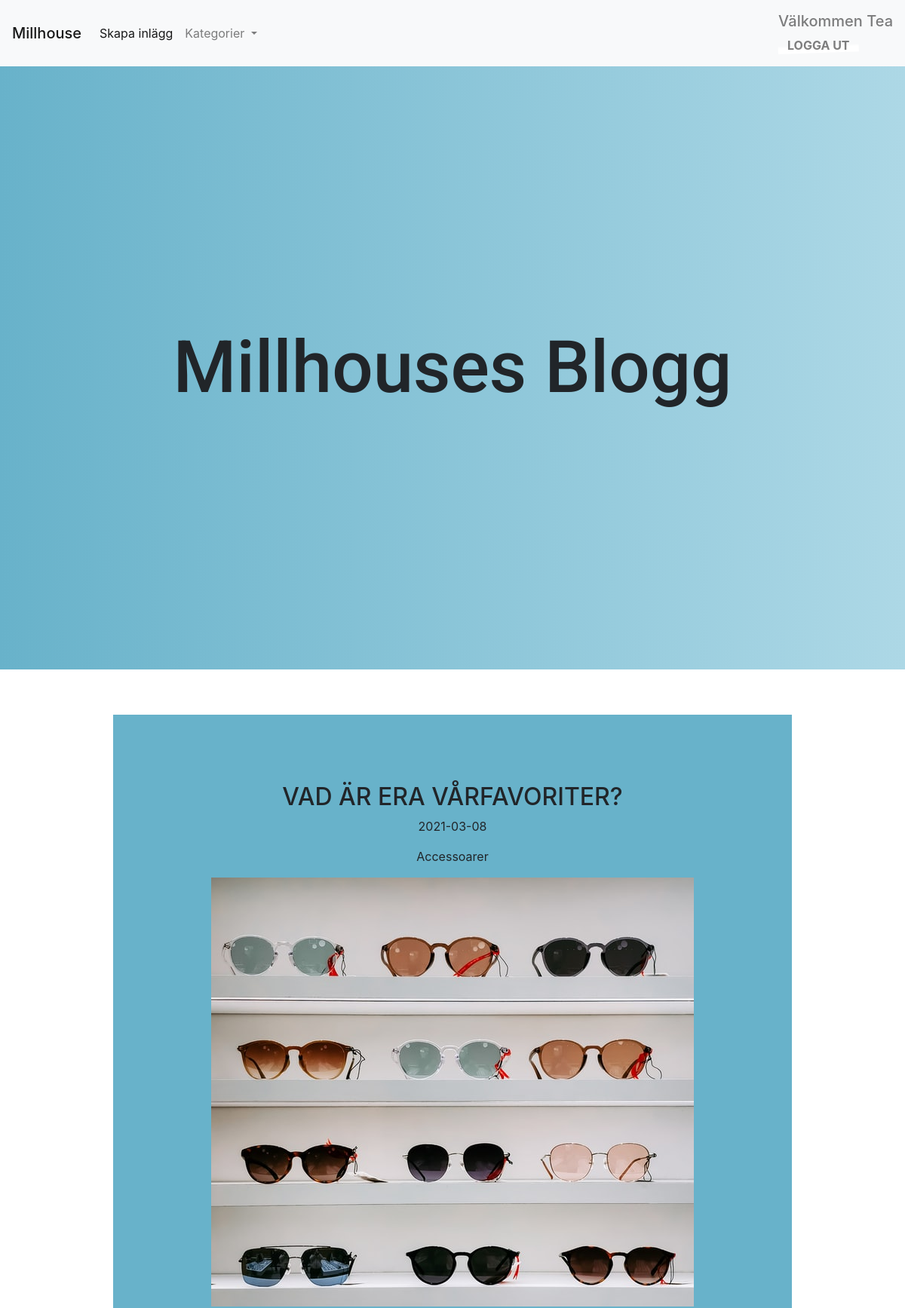
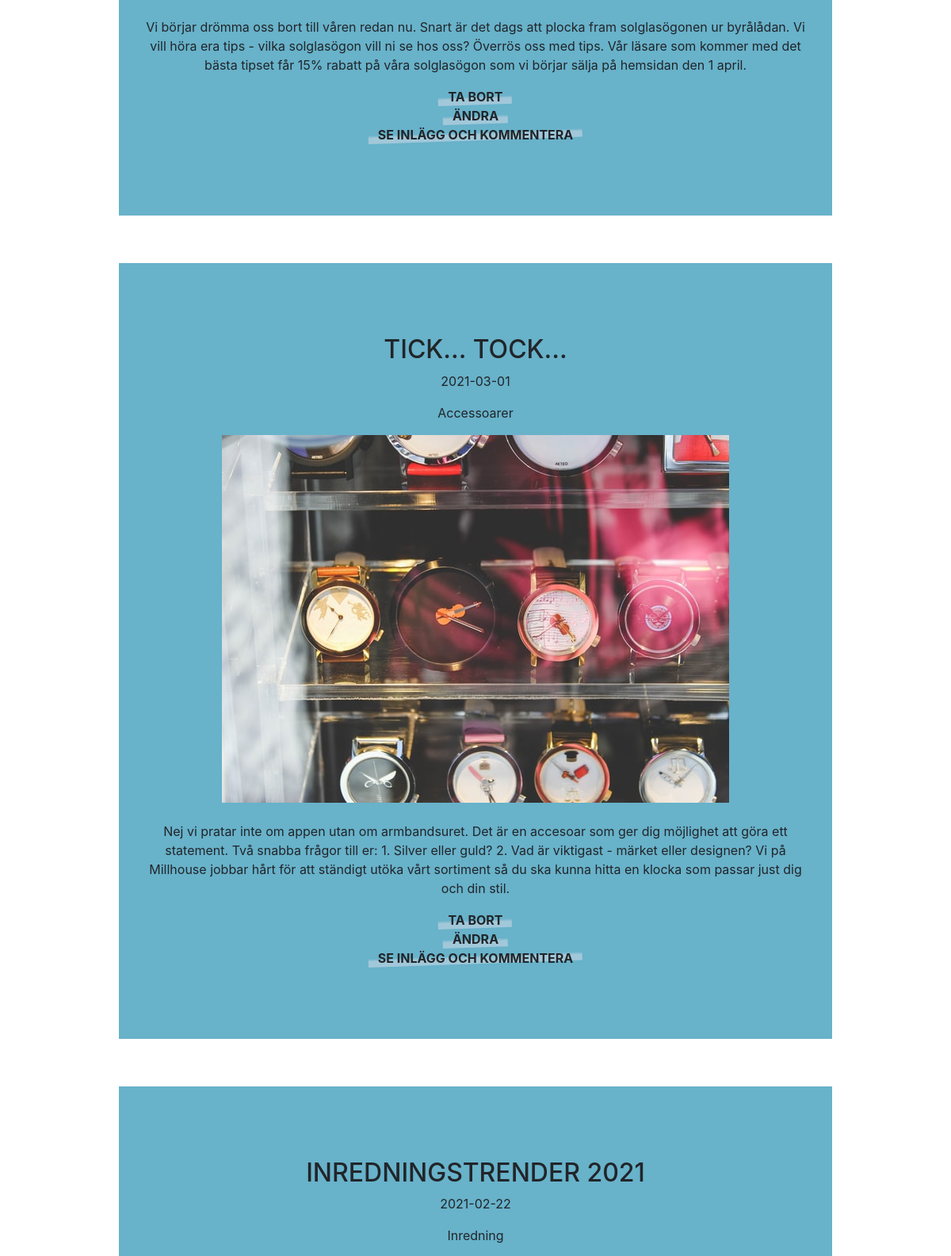
Screenshot of /index.php (signed in, upper part) with the database file from the repository (2 pictures, top to bottom).
### tables this page shows
CREATE TABLE Entries(
Id INT PRIMARY KEY NOT NULL AUTO_INCREMENT,
Title VARCHAR(30) NOT NULL,
Entry VARCHAR(500) NOT NULL,
EntryDate DATE NOT NULL,
CategoryId INT NOT NULL,
Image VARCHAR(100), 
UsersId INT NOT NULL,
CONSTRAINT FK_Users FOREIGN KEY(UsersId) REFERENCES Users(Id),
CONSTRAINT FK_Category FOREIGN KEY(CategoryId) REFERENCES Categories(Id)
);

CREATE TABLE Categories(
Id INT PRIMARY KEY NOT NULL AUTO_INCREMENT, 
CategoryName VARCHAR(50)
);

### index.php (the view, shortened to what this page needs)
<!DOCTYPE html>
<html lang="en">
<head>
    <link rel="stylesheet" href="css/style.css" type="text/css">
    <link rel="stylesheet" href="https://maxcdn.bootstrapcdn.com/bootstrap/4.0.0/css/bootstrap.min.css">
</head>
<body>
<nav class="navbar navbar-expand-lg navbar-light bg-light">
  <a class="navbar-brand company-name" href="index.php">Millhouse</a>
  <div class="collapse navbar-collapse" id="navbarSupportedContent">
    <ul class="navbar-nav mr-auto">
      <li class="nav-item active">
      <?php
    if(isset($_SESSION['role'])){
       echo '<a class="nav-link" href="entries.php">Skapa inlägg <span class="sr-only">(current)</span></a>';
      }
      ?>
      </li>
      <li class="nav-item dropdown">
        <a class="nav-link dropdown-toggle" href="#" id="navbarDropdown" role="button" data-toggle="dropdown" aria-haspopup="true" aria-expanded="false">
          Kategorier
        </a>
      </li>
    </ul>
    <span class="navbar-text">
<?php
if(isset($_SESSION['username']) && isset($_SESSION['password']) ) {
echo "<h5>Välkommen " . $_SESSION['username'] . "</h5>";
echo '<a href="logout.php" class="r-link link text-underlined" id="logout-link">Logga ut</a>';
} else {
  header("location:login.php");
}
?>
    </span>
  </div>
</nav>
<div class="site">
	<div class="hero">
		<h1 class="h1hero">Millhouses Blogg</h1>
	</div>
  <?php
include 'includes/database_connection.php';
$stm = $pdo->query("SELECT Title, Entry, EntryDate, CategoryId, Entries.Id, Image, CategoryName FROM Entries JOIN Categories ON Entries.CategoryId = Categories.Id ORDER BY EntryDate DESC");
while($row = $stm->fetch()):
    ?>
  <section class="section">
  <h2><?=$row['Title']?></h2>
  <p> <?=$row['EntryDate']?></p>
  <p> <?=$row['CategoryName']?></p>
  <img src="<?=$row['Image']?>" alt="EntriesImage"><br></br>
		<p> <?=$row['Entry']?></p>
<?php
if(isset($_SESSION['role'])){
   echo "<a href='delete.php?id=".$row['Id']."' class='r-link link text-underlined'>Ta bort</a></br>";
   echo "<a href='modify.php?id=".$row['Id']."' class='r-link link text-underlined'>Ändra</a></br>";
}
echo "<a class='entry_button r-link link text-underlined' href='comments.php?id=".$row['Id']."'>Se inlägg och kommentera</a>";
?>
	</section>
  <?php  endwhile;
        ?>
</div>
</body>
</html>

### css/style.css (style rules this page uses)
.company-name { font-weight: 500; }
.hero { display: grid; justify-content: center; align-items: center; min-height: 100vh; background: #ADD8E6; background: -webkit-linear-gradient(right, #ADD8E6, #68b2ca); background: -moz-linear-gradient(right, #ADD8E6, #68b2ca); background: -o-linear-gradient(right, #ADD8E6, #68b2ca); background: linear-gradient(to left, #ADD8E6, #68b2ca); font-family: "Roboto", sans-serif; -webkit-font-smoothing: antialiased; -moz-osx-font-smoothing: grayscale; }
.h1hero { font-size: 6em; margin: 0 90px; text-align: center; }
.section { max-width: 900px; margin: 60px auto; padding: 90px 30px; background-color: #68b2ca; text-align: center; }
.r-link { display: var(--rLinkDisplay, inline-flex) !important; }
.r-link[href] { color: var(--rLinkColor) !important; text-decoration: var(--rLinkTextDecoration, none) !important; }
.text-underlined { --uiTextUnderlinedLineHeight: var(--textUnderlinedLineHeight, 2px); --uiTextUnderlinedLineGap: var(--textUnderlinedLineGap, .5rem); --uiTextUnderlinedPaddingBottom: calc(var(--uiTextUnderlinedLineHeight) + var(--uiTextUnderlinedLineGap)); padding-bottom: var(--uiTextUnderlinedPaddingBottom) !important; position: var(--textUnderlinedPosition, relative) !important; z-index: var(--textUnderlinedZindex, 1) !important; }
.text-underlined::after { content: ""; width: var(--textUnderlinedLineWidht, 100%) !important; height: var(--uiTextUnderlinedLineHeight) !important; background-image: var(--textUnderlinedBackgroundImage, linear-gradient(to top, var(--textUnderlinedLineColor, currentColor) 30%, rgba(0, 0, 0, 0) 45%)) !important; position: absolute; left: var(--textUnderlinedLineLeft, 0) !important; bottom: var(--textUnderlinedLineBottom, 0) !important; z-index: var(--textUnderlinedLineZindex, -1) !important; }
.link { --textUnderlinedLineHeight: 100%; --textUnderlinedLineGap: 0; --textUnderlinedLineColor: rgba(164, 201, 218, 0.952); padding-left: .75rem; padding-right: .75rem; }
#logout-link { --textUnderlinedLineColor: white; }
.link::after { will-change: width; transition: width .1s ease-out; transform: rotate(-2deg); transform-origin: left bottom; }
.link { font-weight: 700; text-transform: uppercase; }

### rows the page displays
entries: Title "VAD ÄR ERA VÅRFAVORITER?", EntryDate "2021-03-08", CategoryId.CategoryName "Accessoarer", Image (picture), Entry "Vi börjar drömma oss bort till våren redan nu. Snart är det dags att plocka fram solglasögonen ur byrålådan. Vi vill höra era tips - vilka solglasögon vill ni se hos oss? Överrös oss med tips. Vår läsare som kommer med det bästa tipset får 15% rabatt på våra solglasögon som vi börjar sälja på hemsidan den 1 april."
entries: Title "TICK... TOCK...", EntryDate "2021-03-01", CategoryId.CategoryName "Accessoarer", Image (picture), Entry "Nej vi pratar inte om appen utan om armbandsuret. Det är en accesoar som ger dig möjlighet att göra ett statement. Två snabba frågor till er: 1. Silver eller guld? 2. Vad är viktigast - märket eller designen? Vi på Millhouse jobbar hårt för att ständigt utöka vårt sortiment så du ska kunna hitta en klocka som passar just dig och din stil."
entries: Title "INREDNINGSTRENDER 2021", EntryDate "2021-02-22", CategoryId.CategoryName "Inredning"

### other values shown
$_SESSION['username'] "Tea"
